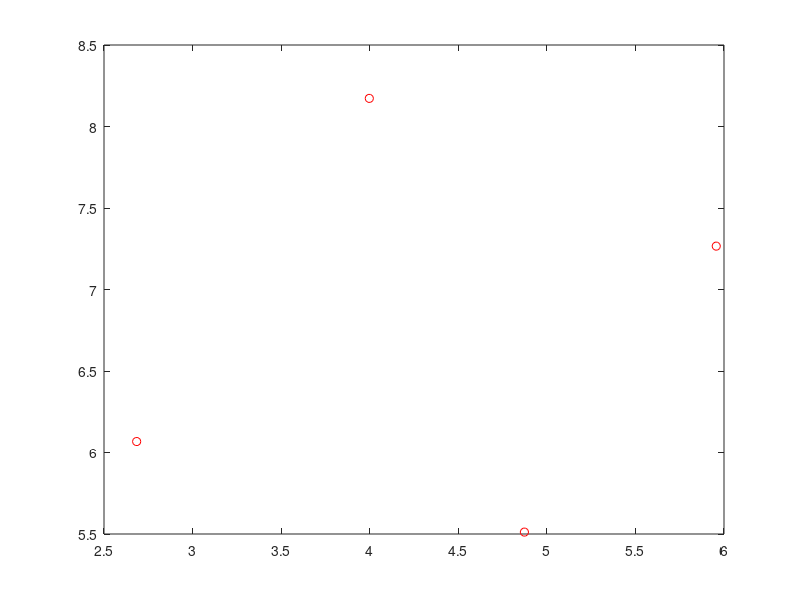

Write the MATLAB code that produced this figure. (Note: this script raises an error after producing the figure.)
clf
data = load('data.txt');
plot(data(:,1), data(:,2), 'ro'); hold on;
load edges
for i = 1 : size(edges,1), plot([edges(i,1); edges(i,3)], [edges(i,2); edges(i,4)], '--k', 'LineWidth',2); hold on; end
plot(data(:,1), data(:,2), 'ro'); hold on;
axis([0 10 0 10])
plot(data(:,1), data(:,2), 'ro'); hold on;
voronoi(data(:,1), data(:,2))